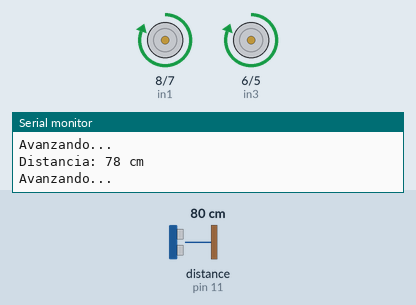
This sketch was run on a simulated Arduino Uno, built with avr-gcc and run on an emulated ATmega328P. Parts: motor-driver pin pairs drawn as motors (green arrow = first pin HIGH = forward, orange = second pin HIGH = backward, longer = more drive, scaled by the enable pin), the last lines printed to the serial monitor. Wiring (inferred from the names in the program): ultrasonic range finder: trigger pin 12; echo pin 11. The inputs (shaded band) are chosen by the test bench; at power-on: distance to the obstacle (sensor on pin 11) 80 cm. The echo pulse lasts 58.3 µs per cm.

Above: at 1.2 s.
1.3 s: distance to the obstacle (sensor on pin 11) set to 34 cm
2.8 s: distance to the obstacle (sensor on pin 11) set to 28 cm
At 3.1 s:
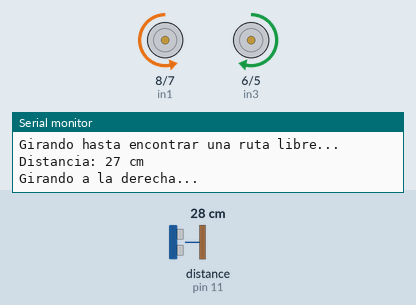
4.3 s: distance to the obstacle (sensor on pin 11) set to 120 cm
At 4.43 s:
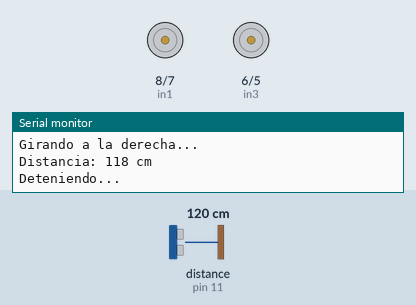
5.9 s: distance to the obstacle (sensor on pin 11) set to 2 cm
At 7.2 s:
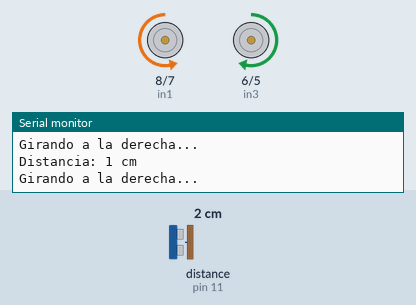
7.5 s: distance to the obstacle (sensor on pin 11) set to 35 cm
At 8.7 s:
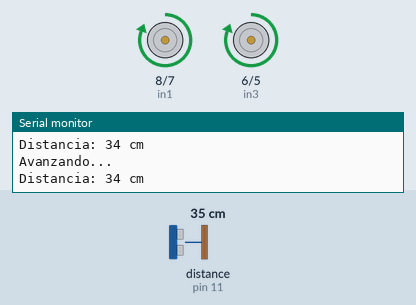
Timing chart, 0 to 10.1 s (numbered marks = the images above; inputs shaded):
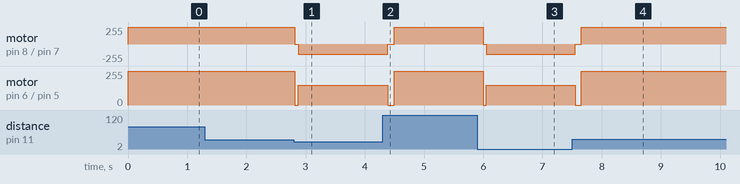

Measured:
- the behaviour switches between 32 and 31 cm on distance to the obstacle (sensor on pin 11) (found by bisection; images 0 and 1)
- after the input at 2.8 s, motor on pin 8 (in1) / pin 7 (in2): forward 255/255 → backward 150/255 at once; motor on pin 6 (in3) / pin 5 (in4): forward 255/255 → forward 150/255 at once
- after the input at 4.3 s, motor on pin 8 (in1) / pin 7 (in2): backward 150/255 → stopped after 0.08 s, → forward 255/255 0.11 s later; motor on pin 6 (in3) / pin 5 (in4): forward 150/255 → stopped after 0.08 s, → forward 255/255 0.11 s later
- after the input at 5.9 s, motor on pin 8 (in1) / pin 7 (in2): forward 255/255 → backward 150/255 after 0.10 s; motor on pin 6 (in3) / pin 5 (in4): forward 255/255 → forward 150/255 after 0.10 s
- after the input at 7.5 s, motor on pin 8 (in1) / pin 7 (in2): backward 150/255 → stopped after 0.06 s, → forward 255/255 0.10 s later; motor on pin 6 (in3) / pin 5 (in4): forward 150/255 → stopped after 0.06 s, → forward 255/255 0.10 s later

The sketch:

caso1_frente.ino
```cpp
// Pines del sensor ultrasónico (frontal)
const int trigPin = 12;
const int echoPin = 11;

// Pines del L298N para el motor izquierdo
const int enA = 9;
const int in1 = 8;
const int in2 = 7;

// Pines del L298N para el motor derecho
const int enB = 10;
const int in3 = 6;
const int in4 = 5;

// Variables para la distancia
long duracion;
int distancia;

void setup() {
  // Configuración de pines
  pinMode(trigPin, OUTPUT);
  pinMode(echoPin, INPUT);

  pinMode(enA, OUTPUT);
  pinMode(in1, OUTPUT);
  pinMode(in2, OUTPUT);

  pinMode(enB, OUTPUT);
  pinMode(in3, OUTPUT);
  pinMode(in4, OUTPUT);

  // Inicialización de comunicación serial
  Serial.begin(9600);
  Serial.println("Iniciando robot evasor...");
}

void loop() {
  distancia = medirDistancia();  // Medir la distancia del obstáculo al frente

  if (distancia > 30) {
    avanzar();  // Si no hay obstáculos cerca, avanzar
  } else {
    detener();  // Si hay un obstáculo al frente, detenerse
    girarHastaRutaLibre();  // Intentar girar hasta encontrar una ruta libre
  }

  delay(100);  // Pausa breve para estabilidad
}

// Función para medir la distancia con el sensor ultrasónico
int medirDistancia() {
  digitalWrite(trigPin, LOW);
  delayMicroseconds(2);
  digitalWrite(trigPin, HIGH);
  delayMicroseconds(10);
  digitalWrite(trigPin, LOW);

  duracion = pulseIn(echoPin, HIGH);
  int distancia = duracion * 0.034 / 2;

  Serial.print("Distancia: ");
  Serial.print(distancia);
  Serial.println(" cm");

  return distancia;
}

// Función para avanzar ambos motores
void avanzar() {
  Serial.println("Avanzando...");
  digitalWrite(in1, HIGH);
  digitalWrite(in2, LOW);
  analogWrite(enA, 255);  // Velocidad máxima motor izquierdo

  digitalWrite(in3, HIGH);
  digitalWrite(in4, LOW);
  analogWrite(enB, 255);  // Velocidad máxima motor derecho
}

// Función para detener ambos motores
void detener() {
  Serial.println("Deteniendo...");
  digitalWrite(in1, LOW);
  digitalWrite(in2, LOW);
  analogWrite(enA, 0);

  digitalWrite(in3, LOW);
  digitalWrite(in4, LOW);
  analogWrite(enB, 0);
}

// Función para girar hasta encontrar una ruta libre
void girarHastaRutaLibre() {
  Serial.println("Girando hasta encontrar una ruta libre...");

  while (medirDistancia() <= 30) {  // Mientras haya un obstáculo
    girarDerecha();  // Girar a la derecha para evitar el obstáculo
    delay(500);  // Esperar medio segundo antes de medir de nuevo
  }

  detener();  // Detenerse una vez que se encuentre una ruta libre
}

// Función para girar a la derecha
void girarDerecha() {
  Serial.println("Girando a la derecha...");

  digitalWrite(in1, LOW);
  digitalWrite(in2, HIGH);
  analogWrite(enA, 150);  // Velocidad media motor izquierdo

  digitalWrite(in3, HIGH);
  digitalWrite(in4, LOW);
  analogWrite(enB, 150);  // Velocidad media motor derecho
}
```
